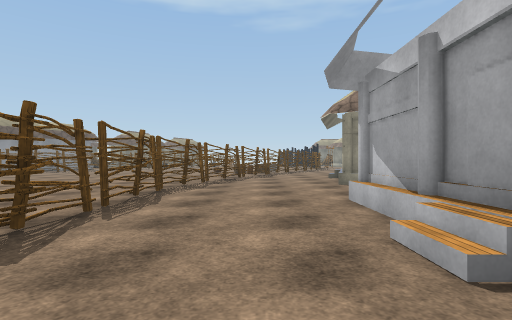
view 1 (above)

20 first-person views from a walk through a scene from a Unity 3-D project. The camera is 1.2 m above the floor, looks level and sees 80° across. The floor is counted in squares, 2 m on a side. Each view is taken from the middle of a square. On the plan, view 1 faces up. The plan holds only what a view shows up to about 9 squares ahead; the rest is blank. The place goes on beyond the plan. The player is left out. Some animated figures are left out. Some surface patterns are stand-ins.

view 2
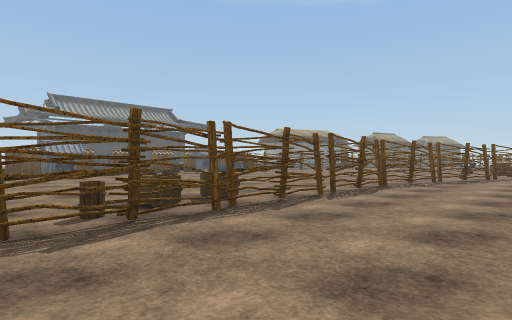

view 3
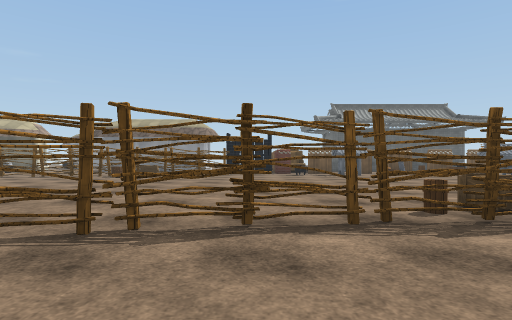

view 4
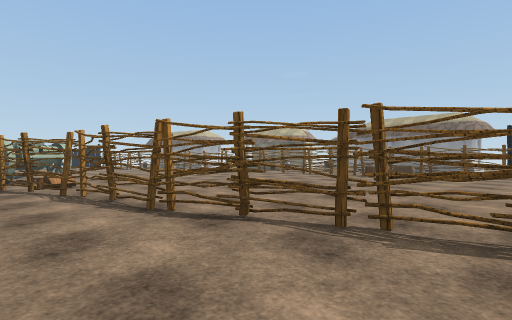

view 5
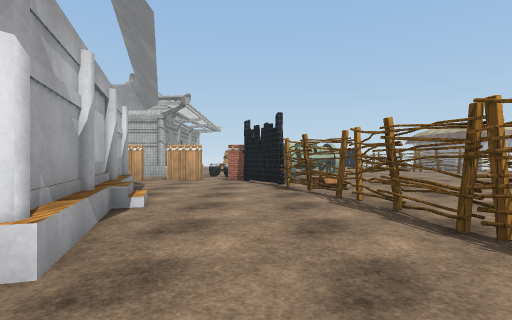

view 6
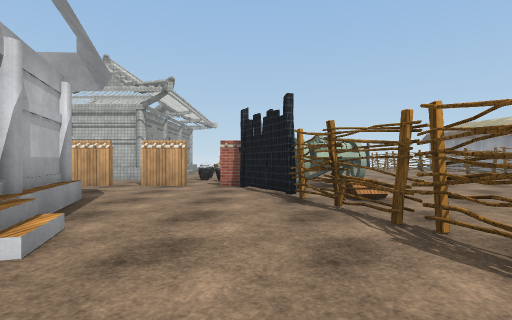

view 7
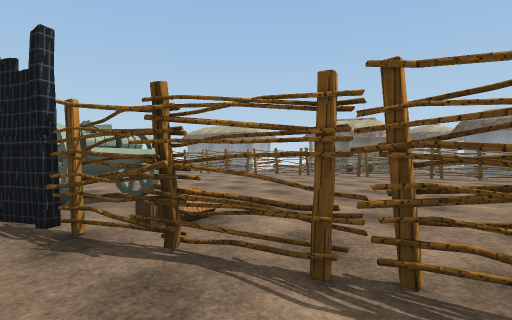

view 8
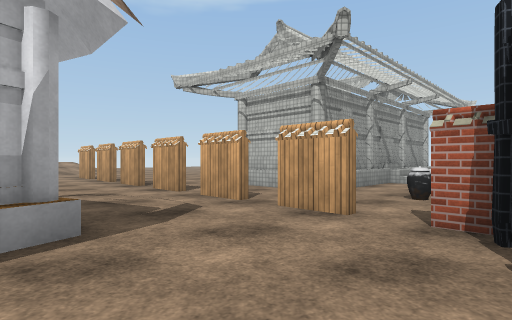

view 9
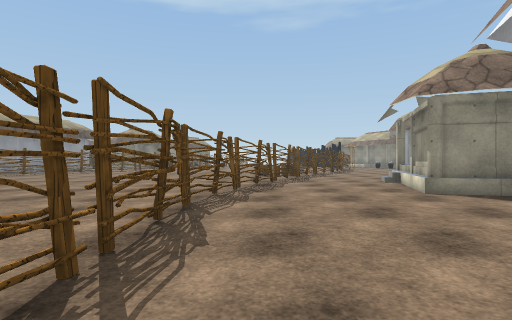

view 10
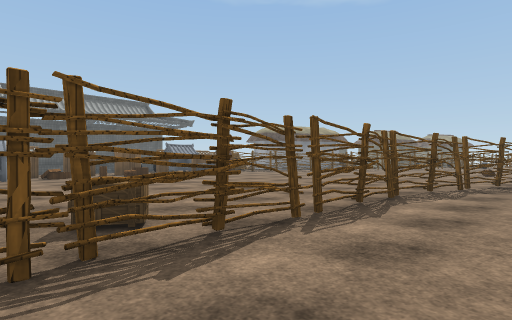

view 11
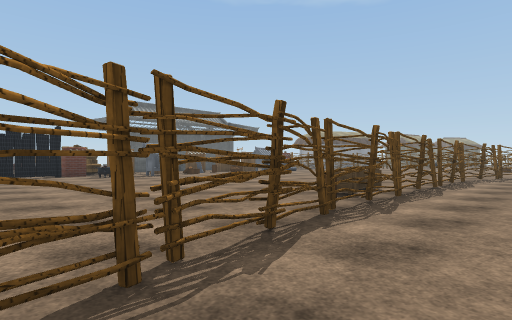

view 12
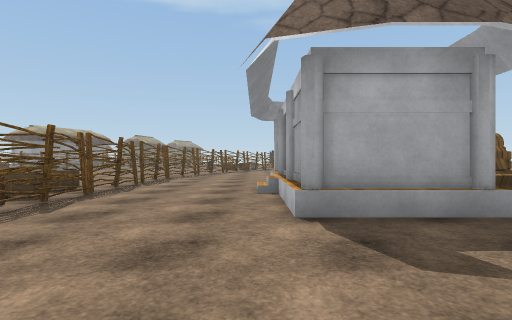

view 13
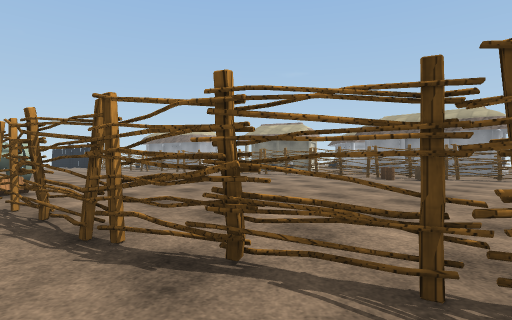

view 14
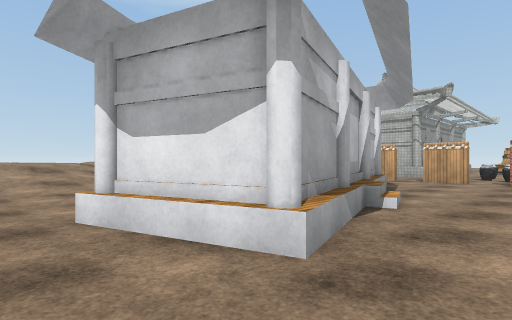

view 15
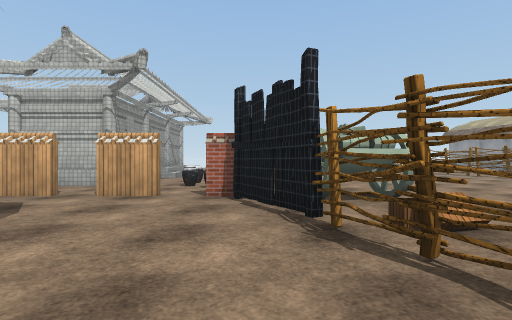

view 16
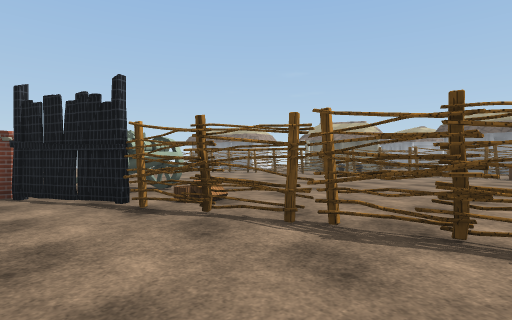

view 17
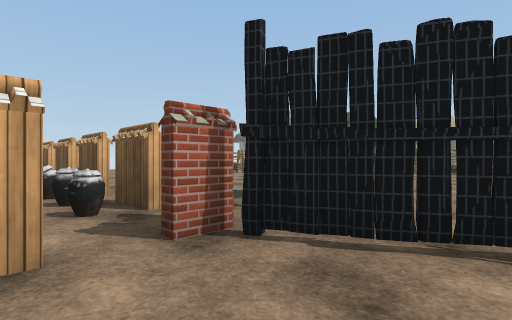

view 18
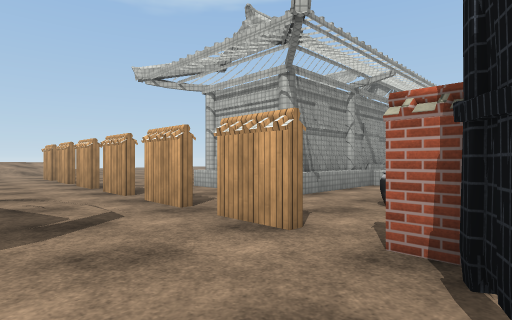

view 19
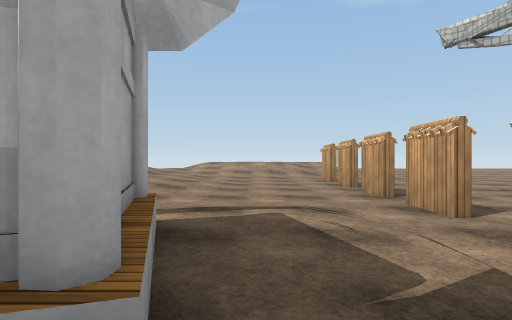

view 20
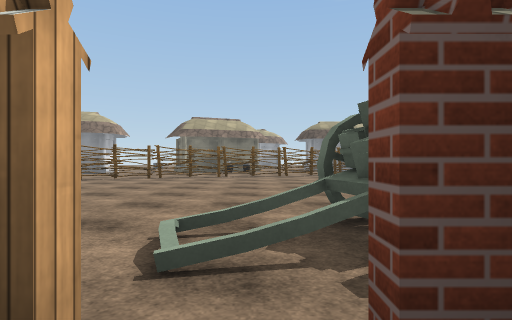

### Floor plan
Points are (right, up) in squares from view 1. A wall is a line through its corners. A room is listed if a view was taken in it or the views show most of it. See-through windows are left out.
Room 1 (views 1, 2, 3, 4, 5, 6, 7, 8, 9, 10, 11, 12, 13, 14, 15, 16, 17, 18, 19, 20)
walls: (1.6, 0.1) (1.6, 0.9); (2.4, -4.6) (4.1, -4.1); (1.6, 1.9) (1.6, 2.7); (2.8, -6.2) (2.4, -4.9); (1.6, 3) (1.6, 4.4); (3.4, -0.6) (1.8, -0.6); (3.3, -7.9) (3, -6.7); (1.1, -12) (1.9, -12); (3.8, -9.4) (3.4, -8.1); (2.6, -12) (3.8, -12); (1.3, -13.4) (1.3, -14.4); (5.6, -8.9) (4.7, -9.2); (4.4, -12) (5.5, -12); (2.4, 8) (2.8, 9.4); (3.5, 7.2) (2.3, 7.5); (4.8, -14.3) (6.6, -14.3); (4.4, -15.5) (4.4, -14.6)
low walls: (2.7, -6.6) (2.1, -4.5) (4.3, -3.8); (1.4, 2.9) (1.4, 4.6); (3.5, -0.8) (1.4, -0.8); (2.6, -7.6) (2.5, -7.1); (5.4, -9.2) (3.7, -9.7) (3, -7.6); (4.6, -14) (7.1, -14); (4.2, -15.5) (4.2, -14.2)
ways out: opening at (2.5, 5.5); opening at (3, -2); opening at (5.5, -10.5); opening at (7, -13); gap at (2, -12)
objects: fence (-12, -3) to (-11, -2); other object (-11, -5) to (-11, -4); other object (-10, -10) to (-10, -8); other object (-3, 0); box (-3, 1); other object (-3, 2); other object (-2, -3) to (-2, -2); other object (-2, -1); barrel (-2, 0); other object (-2, 1); other object (-2, 2) to (-2, 3); other object (-2, 4) to (-2, 5); other object (-2, 6) to (-2, 8); other object (-1, -12) to (0, -11); other object (-1, -7) to (0, -6); other object (-1, -5) to (-1, -4); other object (-1, 9) to (-1, 10); other object (-1, 11) to (0, 11); chest (0, -10); other object (0, -9) to (0, -8); fence (1, -11); jar (2, -15); jar (2, -14); other object (3, -15); jar (3, -14)

Where each view was taken, in squares from view 1:
view 1: 0 up, 0 right, facing up
view 2: 1 down, 1 right, facing up-left
view 3: 2 down, 1 right, facing left
view 4: 2 down, 1 right, facing down-left
view 5: 3 down, 1 right, facing down
view 6: 5 down, 1 right, facing down
view 7: 7 down, 1 right, facing down-left
view 8: 9 down, 1 right, facing down-right
view 9: 2 up, 1 left, facing up
view 10: 1 up, 0 right, facing up-left
view 11: 4 down, 0 right, facing up-left
view 12: 4 down, 1 right, facing up
view 13: 3 down, 0 right, facing down-left
view 14: 3 down, 1 right, facing down-right
view 15: 7 down, 1 right, facing down
view 16: 6 down, 2 right, facing down-left
view 17: 10 down, 3 right, facing down-left
view 18: 10 down, 1 right, facing down-right
view 19: 10 down, 3 right, facing right
view 20: 13 down, 2 right, facing left
